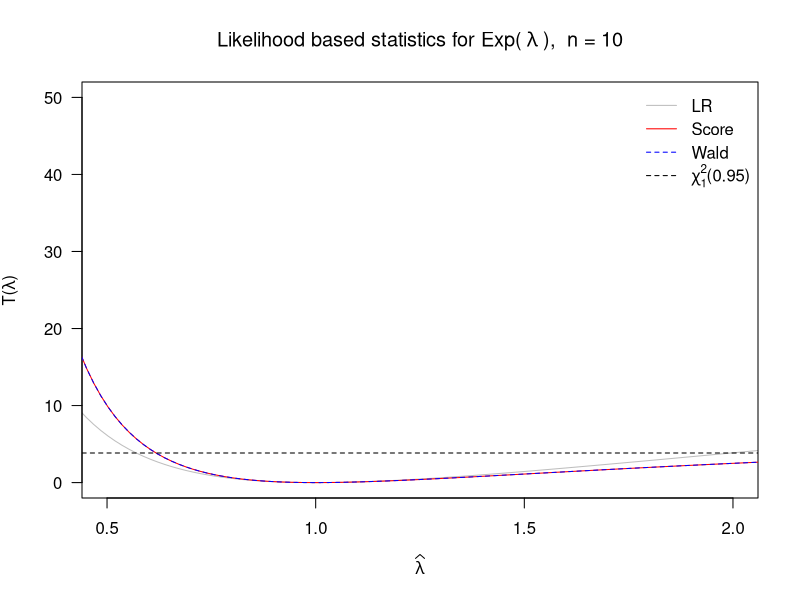
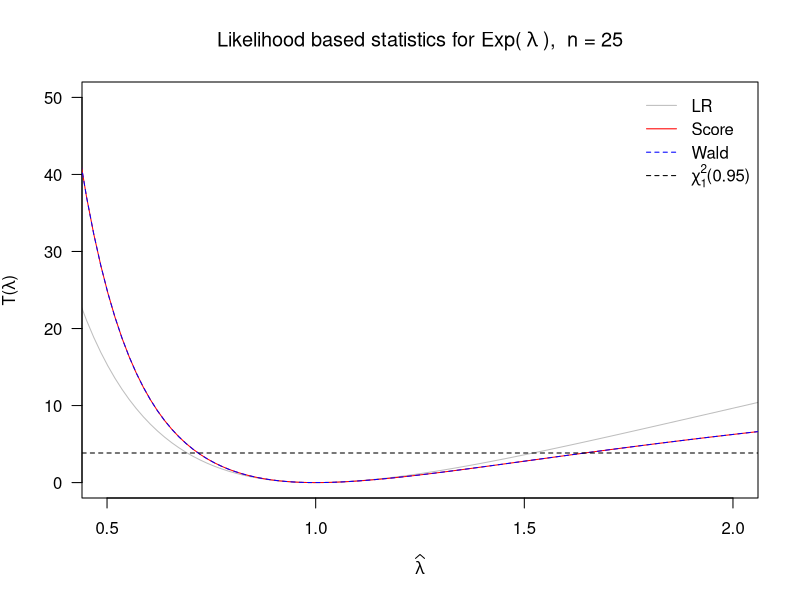
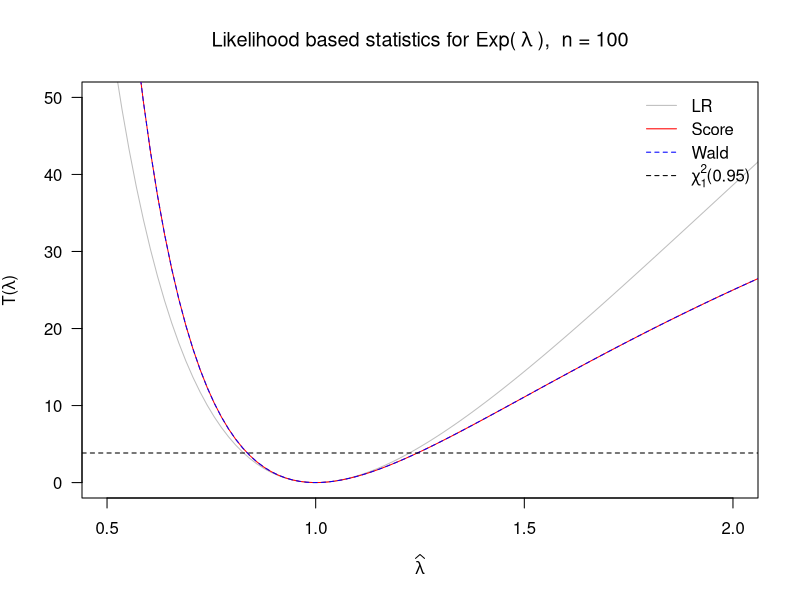

The R script that drew these images, in order:
## ---- chunk 1
knitr::opts_chunk$set(echo = TRUE)
## ---- chunk 2
lr <- function(lmbd){2 * (num / lmbd + num * log(lmbd) - num)}
score <- function(lmbd){num * (1 - 1 / lmbd)^2}
wald <- function(lmbd){num * (1 - 1 / lmbd)^2}
for (num in c(10, 25, 100)) {
title <- bquote("Likelihood based statistics for Exp(" ~ lambda ~ "), " ~ "n ="~ .(num))
curve(lr, 0.4, 2.1, main = title, type = 'l', lty = 1, col = 'grey', las=1,
      xlab = bquote(widehat(lambda)), ylab = expression(paste("T(", widehat(lambda), ")")), 
      xlim=c(0.5,2), ylim=c(0,50),)
curve(score, 0.4, 2.1, type = 'l', lty = 1, col = 'red', add=TRUE)
curve(wald, 0.4, 2.1, type = 'l', lty = 2, col = 'blue', add=TRUE)
abline(h = qchisq(0.95, 1), lty = 2)
legend('topright', legend = c("LR", 'Score', 'Wald', expression(paste(chi[1]^2, "(0.95)"))),
       col = c('grey', 'red', 'blue', 'black'), lty=c(1,1,2,2), bty='n')
}
